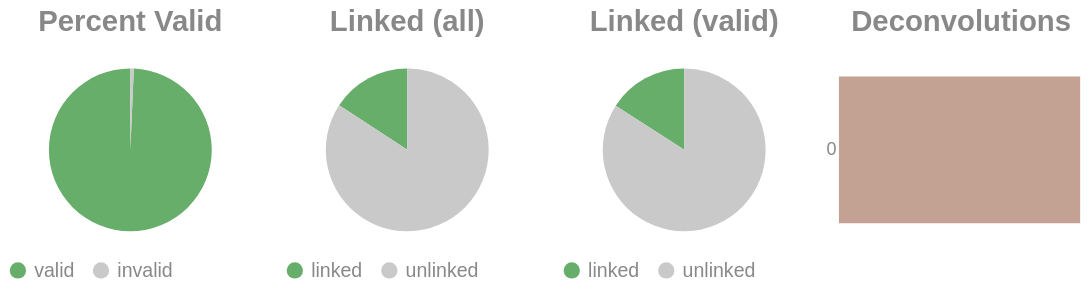

Notebook cell for this chart:
### Code cell
if SKIPLR:
    pass
else:
    clash = Counter()
    for i in valids['molecule'].to_list():
        _mol = i.split("-")
        if len(_mol) == 1:
            clash.update('0')
        else:
            clash.update(_mol[-1])

    _d = {"deconvolutions": [], 'count': []}
    for k,v in clash.items():
        _d['deconvolutions'].append(k)
        _d['count'].append(v)

    tot_valid = valids['reads'].sum()
    mask = valids['reads'] >= 2
    n_linked_reads = valids.filter(mask)['reads'].sum()
    if n_linked_reads == 0:
        print_html("No linked molecules (>=2 reads) were detected; skipping linked-only distributions.")
        SKIPLR = True
    else:
        perc_valid = round(tot_valid / n_reads, 4)
        linked_perc_abs = round(n_linked_reads / n_reads, 4)
        linked_perc = round(n_linked_reads / tot_valid, 4)

    _valid = pl.DataFrame({"valids": ['valid', 'invalid'], "count": [tot_valid, n_reads - tot_valid]})
    _linked_abs = pl.DataFrame({"linked (absolute)": ['linked', 'unlinked'], "count": [n_linked_reads, n_reads - n_linked_reads]})
    _linked_rel = pl.DataFrame({"linked (valids)": ['linked', 'unlinked'], "count": [n_linked_reads, tot_valid - n_linked_reads]})

    (
        alt.hconcat(
            piechart(_valid, goodval = 'valid', title = "Percent Valid"),
            piechart(_linked_abs, goodval = "linked", title =  "Linked (all)"),
            piechart(_linked_rel, goodval = "linked", title =  "Linked (valid)"),
            convolutionbar(pl.DataFrame(_d), title = "Deconvolutions"),
            center = True,
            bounds = 'flush'
        )
        .resolve_scale(color='independent')
        .resolve_legend('independent')
        .properties(usermeta={'embedOptions': {"actions": False}})
    ).display()

### Figure 1 — Vega-Lite specification as saved in the notebook (floating-point values rounded to 4 significant figures)
{"width": "container", "height": 400, "config": {"title": {"anchor": "start", "dy": -15, "fontSize": 18, "color": "#888888", "subtitleColor": "#888888", "subtitleFontSize": 14}, "arc": {"fill": "#0072B2"}, "axis": {"domainColor": "#888888", "domainWidth": 0.5, "gridWidth": 0.2, "grid": false, "titleFontWeight": 400, "titleFontSize": 15, "labelFontSize": 11, "labelColor": "#888888", "tickColor": "#888888", "tickWidth": 0.2, "titleColor": "#888888"}, "axisBand": {"grid": false}, "axisX": {"grid": true, "tickSize": 10, "domainCap": "round"}, "axisY": {"domain": false, "grid": true, "tickSize": 0, "domainCap": "round"}, "background": "transparent", "header": {"labelFontSize": 15, "labelColor": "#888888", "titleFontSize": 15, "titleFontWeight": 600, "titleColor": "#888888"}, "legend": {"labelFont": "sans-serif", "labelFontSize": 12, "labelColor": "#888888", "symbolSize": 100, "symbolType": "circle", "titleFontSize": 12, "titlePadding": 10, "titleColor": "#888888", "title": null}, "range": {"category": ["#E69F00", "#56B4E9", "#009E73", "#F0E442", "#0072B2", "#D55E00", "#CC79A7", "#000000"], "diverging": ["#cfe8f3", "#a2d4ec", "#73bfe2", "#46abdb", "#1696d2", "#12719e"]}, "area": {"fill": "#0072B2", "fillOpacity": 0.7, "line": true, "strokeOpacity": 0.7}, "line": {"color": "#0072B2", "stroke": "#0072B2", "strokeWidth": 2}, "trail": {"color": "#0072B2", "stroke": "#0072B2", "strokeWidth": 0, "size": 1}, "point": {"filled": true, "fillOpacity": 1.0, "size": 95}, "text": {"color": "#888888", "fontSize": 11, "align": "right", "fontWeight": 400, "size": 11}, "bar": {"fill": "#0072B2", "stroke": null}, "view": {"stroke": null, "continuousWidth": 660, "continuousHeight": 400}}, "hconcat": [{"data": {"name": "data-38598cf374b87d735f9d532e2e60518d"}, "mark": {"type": "arc"}, "encoding": {"color": {"field": "valids", "legend": {"orient": "bottom", "title": null}, "scale": {"domain": ["valid", "invalid"], "range": ["#68ae6b", "#C9C9C9"]}, "title": "Valids", "type": "nominal"}, "theta": {"field": "count", "type": "quantitative"}, "tooltip": [{"field": "valids", "title": "Valids", "type": "ordinal"}, {"field": "percent", "format": ".2%", "title": "Percent", "type": "quantitative"}, {"field": "count", "title": "Count", "type": "quantitative"}]}, "height": 100, "title": {"text": "Percent Valid", "align": "center", "anchor": "middle"}, "transform": [{"calculate": "datum.count / 3045150", "as": "percent"}], "width": 150}, {"data": {"name": "data-2574f827b27cbffbdf2e8f8b7dcd8571"}, "mark": {"type": "arc"}, "encoding": {"color": {"field": "linked (absolute)", "legend": {"orient": "bottom", "title": null}, "scale": {"domain": ["linked", "unlinked"], "range": ["#68ae6b", "#C9C9C9"]}, "title": "Linked (Absolute)", "type": "nominal"}, "theta": {"field": "count", "type": "quantitative"}, "tooltip": [{"field": "linked (absolute)", "title": "Linked (Absolute)", "type": "ordinal"}, {"field": "percent", "format": ".2%", "title": "Percent", "type": "quantitative"}, {"field": "count", "title": "Count", "type": "quantitative"}]}, "height": 100, "title": {"text": "Linked (all)", "align": "center", "anchor": "middle"}, "transform": [{"calculate": "datum.count / 3045150", "as": "percent"}], "width": 150}, {"data": {"name": "data-8510fa69e29353baede0830dd1701d13"}, "mark": {"type": "arc"}, "encoding": {"color": {"field": "linked (valids)", "legend": {"orient": "bottom", "title": null}, "scale": {"domain": ["linked", "unlinked"], "range": ["#68ae6b", "#C9C9C9"]}, "title": "Linked (Valids)", "type": "nominal"}, "theta": {"field": "count", "type": "quantitative"}, "tooltip": [{"field": "linked (valids)", "title": "Linked (Valids)", "type": "ordinal"}, {"field": "percent", "format": ".2%", "title": "Percent", "type": "quantitative"}, {"field": "count", "title": "Count", "type": "quantitative"}]}, "height": 100, "title": {"text": "Linked (valid)", "align": "center", "anchor": "middle"}, "transform": [{"calculate": "datum.count / 3024218", "as": "percent"}], "width": 150}, {"data": {"name": "data-7a8d585496a2e1987822cebc5a40eb35"}, "mark": {"type": "bar"}, "encoding": {"color": {"field": "deconvolutions", "legend": null, "scale": {"scheme": "lightgreyred"}, "type": "nominal"}, "tooltip": [{"field": "deconvolutions", "title": "Deconvolutions", "type": "ordinal"}, {"field": "percent", "format": ".2%", "title": "Percent", "type": "quantitative"}, {"field": "count", "title": "Count", "type": "quantitative"}], "x": {"axis": null, "field": "count", "type": "quantitative"}, "y": {"field": "deconvolutions", "sort": "ascending", "title": null, "type": "nominal"}}, "height": 100, "title": {"text": "Deconvolutions", "align": "center", "anchor": "middle"}, "transform": [{"calculate": "datum.count / 2764204", "as": "percent"}], "width": 150}], "bounds": "flush", "center": true, "resolve": {"legend": {"angle": "independent"}, "scale": {"color": "independent"}}, "usermeta": {"embedOptions": {"actions": false}}, "$schema": "https://vega.github.io/schema/vega-lite/v6.1.0.json", "datasets": {"data-38598cf374b87d735f9d532e2e60518d": [{"valids": "valid", "count": 3024218}, {"valids": "invalid", "count": 20932}], "data-2574f827b27cbffbdf2e8f8b7dcd8571": [{"linked (absolute)": "linked", "count": 480334}, {"linked (absolute)": "unlinked", "count": 2564816}], "data-8510fa69e29353baede0830dd1701d13": [{"linked (valids)": "linked", "count": 480334}, {"linked (valids)": "unlinked", "count": 2543884}], "data-7a8d585496a2e1987822cebc5a40eb35": [{"deconvolutions": "0", "count": 2764204}]}}
